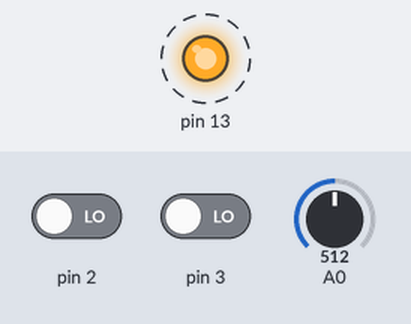
The sketch below on a simulated Arduino Uno, built with avr-gcc and run on an emulated ATmega328P. On the bench: output pins drawn as LEDs (lit = HIGH). Dashed ring = blinking. The test bench sets the inputs (shaded band); at power-on: pin 3 LOW, pin 2 LOW, A0 = 512. Sleep ends after the set time or at an interrupt.

Above: at 1.26 s.
1.3 s: pin 3 driven HIGH
At 1.7 s:
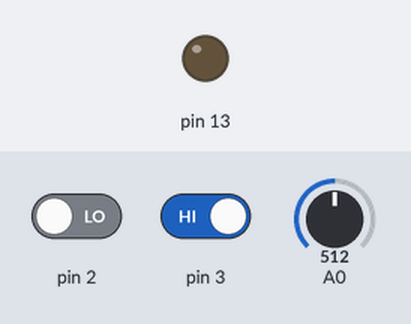
Timing chart, 0 to 4.3 s (numbered marks = the images above; inputs shaded):
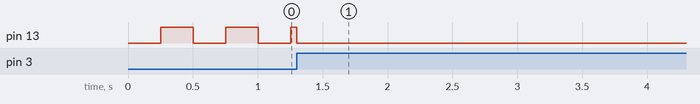

The sketch:

sketch_may08a.ino
```cpp
// set clock to 1MHz; 1 microsecond = 1 clock cycle
#define F_CPU 1000000L

#include <avr/sleep.h>
#include <avr/wdt.h>

// https://code.google.com/p/ebl-arduino/
#include <ButtonEvent.h>
#include <LedControl.h>

#define DEBUG_ENABLED 0
#define DEBUG(x) if(DEBUG_ENABLED){Serial.println(x);}

/**
 * initialize hardware and event handlers
 */
void setup() {
  wdt_disable();
  Serial.begin(9600);

  DEBUG("*setting pins");
  pinMode(13,OUTPUT);

  DEBUG("*settings events");
  ButtonEvent.addButton(A0, 0, 0, buttonOnDownEvent, NULL, NULL, 100, NULL, 0);
  ButtonEvent.addButton(2, buttonOnDownEvent, NULL, NULL, 100, NULL, 0);
  ButtonEvent.addButton(3, buttonOnDownSleepEvent, NULL, NULL, 100, NULL, 0);
  wdt_enable(WDTO_8S);

  DEBUG("*start LED blinking");
  LedControl.startBlink(13, 250);
}

/**
 * permit event handlers to update and pat the dog
 */
void loop() {
  DEBUG("*updating state");
  ButtonEvent.loop();
  LedControl.loop();

  DEBUG("*reset watchdog");
  wdt_reset();
}

/**
 * handle a generic button push
 * \param Sender button event data
 */
void buttonOnDownEvent(ButtonInformation *Sender) {
  DEBUG("*button pressed");
  DEBUG(Sender->pin);
}

/**
 * handle a sleep button push
 * \param Sender button event data
 */
void buttonOnDownSleepEvent(ButtonInformation *Sender) {
  DEBUG("*sleep button pressed");
  DEBUG(Sender->pin);
  sleepNow(Sender->pin);
}

/**
 * put the device to sleep.  Listen for interrupts on interrupt 1,
 * which is digital pin 3.
 * \param pin the pin number from which the event was triggered
 */
void sleepNow(int pin) {
  DEBUG("*event sleep");
  DEBUG(pin);

  digitalWrite(13, LOW);
  Serial.flush();
  wdt_disable();
  set_sleep_mode(SLEEP_MODE_PWR_DOWN);
  sleep_enable();
  attachInterrupt(1,noopEvent, LOW);
  sleep_mode();

  DEBUG("*interrupt wakeup");
  sleep_disable();
  detachInterrupt(1);
  wdt_enable(WDTO_8S);

  while(digitalRead(pin) == LOW) {;}
  delay(50);
}

/**
 * do nothing
 */
void noopEvent() {;}
```
